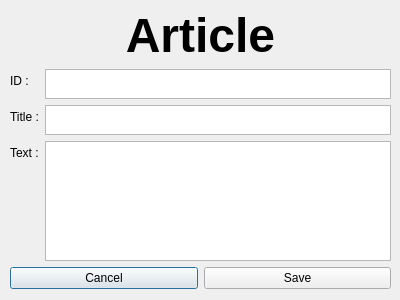
<?xml version="1.0" encoding="UTF-8"?>
<ui version="4.0">
 <class>V_ArticleForm</class>
 <widget class="QDialog" name="V_ArticleForm">
  <property name="geometry">
   <rect>
    <x>0</x>
    <y>0</y>
    <width>400</width>
    <height>300</height>
   </rect>
  </property>
  <property name="windowTitle">
   <string>Article</string>
  </property>
  <widget class="QWidget" name="verticalLayoutWidget">
   <property name="geometry">
    <rect>
     <x>10</x>
     <y>8</y>
     <width>381</width>
     <height>281</height>
    </rect>
   </property>
   <layout class="QVBoxLayout" name="verticalLayout">
    <item>
     <widget class="QLabel" name="labelWindowTitle">
      <property name="font">
       <font>
        <pointsize>36</pointsize>
        <weight>75</weight>
        <bold>true</bold>
       </font>
      </property>
      <property name="text">
       <string>Article</string>
      </property>
      <property name="alignment">
       <set>Qt::AlignCenter</set>
      </property>
     </widget>
    </item>
    <item>
     <layout class="QFormLayout" name="formLayout">
      <item row="0" column="0">
       <widget class="QLabel" name="labelID">
        <property name="text">
         <string>ID :</string>
        </property>
       </widget>
      </item>
      <item row="0" column="1">
       <widget class="QTextEdit" name="textID">
        <property name="maximumSize">
         <size>
          <width>16777215</width>
          <height>30</height>
         </size>
        </property>
        <property name="readOnly">
         <bool>true</bool>
        </property>
       </widget>
      </item>
      <item row="1" column="0">
       <widget class="QLabel" name="labelTitle">
        <property name="text">
         <string>Title :</string>
        </property>
       </widget>
      </item>
      <item row="1" column="1">
       <widget class="QTextEdit" name="textTitle">
        <property name="maximumSize">
         <size>
          <width>16777215</width>
          <height>30</height>
         </size>
        </property>
       </widget>
      </item>
      <item row="2" column="0">
       <widget class="QLabel" name="labelText">
        <property name="text">
         <string>Text :</string>
        </property>
       </widget>
      </item>
      <item row="2" column="1">
       <widget class="QPlainTextEdit" name="textText"/>
      </item>
     </layout>
    </item>
    <item>
     <layout class="QHBoxLayout" name="horizontalLayout">
      <item>
       <widget class="QPushButton" name="btnCancel">
        <property name="text">
         <string>Cancel</string>
        </property>
       </widget>
      </item>
      <item>
       <widget class="QPushButton" name="btnSave">
        <property name="text">
         <string>Save</string>
        </property>
       </widget>
      </item>
     </layout>
    </item>
   </layout>
  </widget>
 </widget>
 <resources/>
 <connections/>
</ui>
